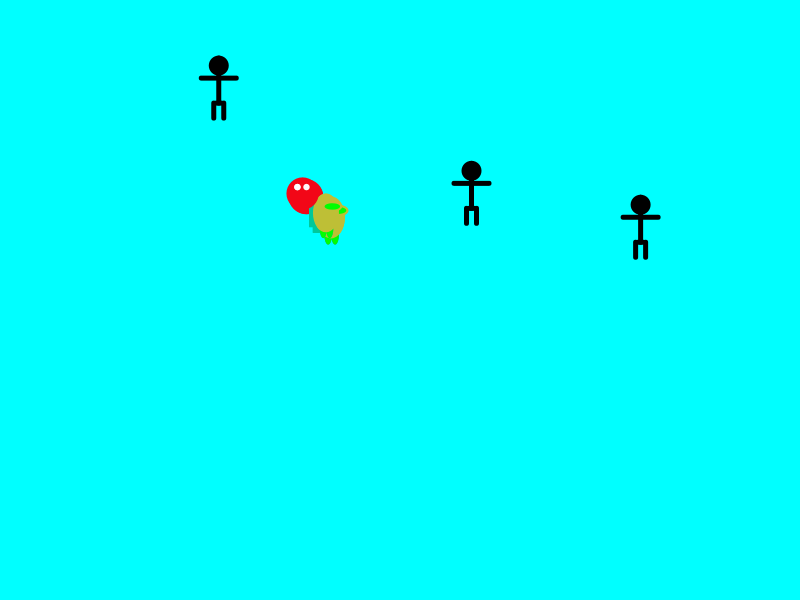
Frame 1 (no input)
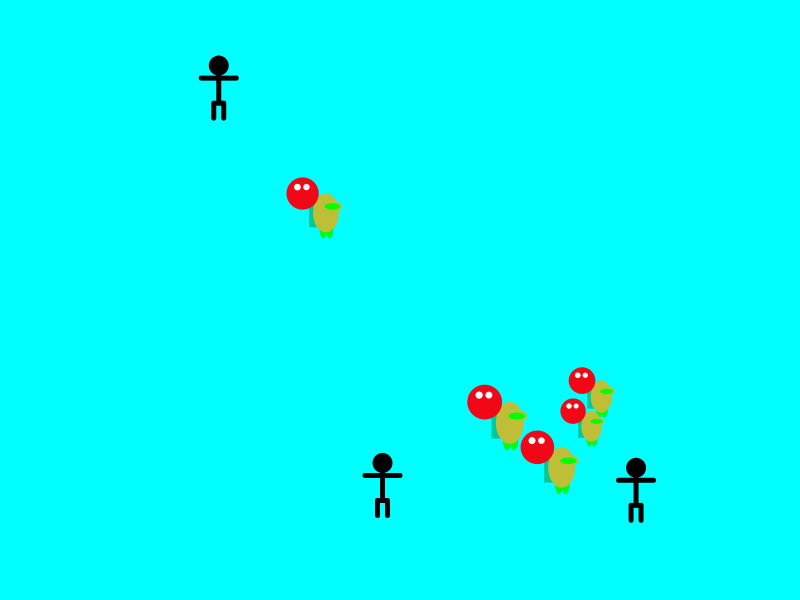
Frame 60 (the mouse pressed at the canvas centre just before this capture)
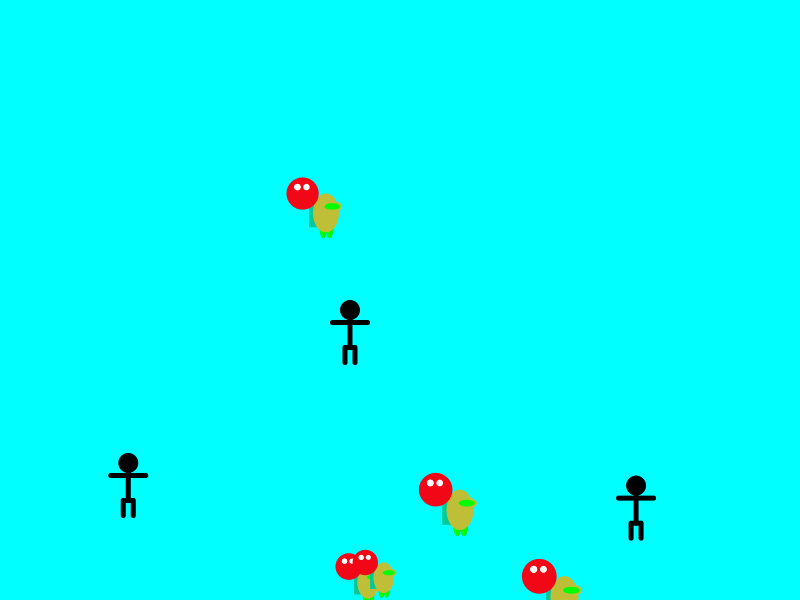
Frame 120 (the mouse held since frame 60 and released just before this capture)

The Processing sketch that drew these frames (run headless with seeded random() and noise(); from frame 60 on, the mouse is pressed at the canvas centre):

// Processing sketch: hw12class2
// ── hw12class2.pde
poleak [] aa;
yang [] yy;
void setup() {
  size(800, 600);
  aa = new poleak[3];
  yy = new yang[5];
  for (int i=0; i<3; i++) aa[i] = new poleak();
  for (int i=0; i<5; i++) yy[i] = new yang(random(1, 2));
}
void draw() {
  background(0, 255, 255);
  for (int i=0; i<2; i++) {// sprint 1
      aa[i].po();
      aa[i].ol();
    }
    for (int i=0; i<4; i++) {// sprint 
      yy[i].chan();
      yy[i].display();
    }
  aa[2].ol();     // sprint 2
  yy[4].display();// sprint 2
}
void mousePressed() { // sprint 2
  aa[2].x = mouseX;
  aa[2].y = mouseY;
}
void keyPressed(){   // sprint 2
  if(key == 'a') yy[4].x -= 5;
  else if(key == 'd') yy[4].x += 5;
  else if(key == 's') yy[4].y += 5;
  else if(key == 'w') yy[4].y -= 5;
}

// ── chanvichea.pde
class yang {
  yang() {
    x = width/2;
    y = height/2;
    d = 20;
    op =0;
    vx = random(3, 5);
    vy = random(3, 5);
    kkk = new kimchar(x+20*d,y-5*d,d*10); // sprint 3
  };
  yang(float dd) {
    d=dd;
    x = 300;
    y = 200;
    op =1;
    vx = random(3, 5);
    vy = random(3, 5);
    kkk = new kimchar(x+20*d,y-5*d,d*10);// sprint 3
  };
  float x, y, d, vx, vy;
  kimchar kkk;// sprint 3
  int op;
  void display() {
    kkk.x = x;// sprint 3
    kkk.y = y;// sprint 3
    kkk.kim();// sprint 3
    fill(#F20717);
    circle(x+2*d, y-5*d, d*25);
    fill(#FFF7F8); //eye
    ellipse(x-2*d, y-10*d, d*5, d*5);
    ellipse(x+5*d, y-10*d, d*5, d*5);
    fill(255);
    ellipse(x-2*d, y-10*d, d*5, d*5);
  }
  void chan() {
    y += vy;
    x += vx;
    if (y > height || y < 0) vy = -vy;
    if (x > height || x < 0) vx = -vx;
  }
}

// ── kimchar.pde
class kimchar {
  kimchar() {
    x = random(width);
    y = random(height);
    d = random(20, 5);
    vx = random(3, 6);
    vy = random(3, 6);
  }
  kimchar(float a, float b, float c) {
    x = a;
    y = b;
    d = c;
    vx = random(3, 6);
    vy = random(3, 6);
  }
  float x, y, d, vx, vy;
  // member functions
  void jar() {
    y += vy;
    x += vx;
    if (y > height || y < 0) vy = -vy;
    if (x > width || x < 0) vx = -vx;
  }
  void kim() {
    strokeWeight(d*0.05);

    fill(#3087D1);

    arc(x+1.8*d, y+2.2*d, d*0.55, d*1.5, 0, PI); //feet

    arc(x+2.3*d, y+2.2*d, d*0.55, d*1.5, 0, PI);

    //feet

    fill(0, 200, 155);

    rect(x+0.7*d, y+0.3*d, d*0.8, d*1.8); //beg

    fill(#BEBF36);

    ellipse(x+2*d, y+1*d, d*2, d*3);

    // body

    ellipse(x+2.5*d, y+0.5*d, d*1.5, d*0.8); //eye

    fill(0, 255, 0);

    ellipse(x+2.5*d, y+0.5*d, d*1.2, d*0.5); //glasses

    //eye


    arc(x+1.8*d, y+2.2*d, d*0.55, d*1.5, 0, PI); //feet

    arc(x+2.3*d, y+2.2*d, d*0.55, d*1.5, 0, PI);

    //feet

    fill(0, 200, 155);

    rect(x+0.7*d, y+0.3*d, d*0.8, d*1.8); //beg

    fill(#BEBF36);

    ellipse(x+2*d, y+1*d, d*2, d*3);

    // body

    ellipse(x+2.5*d, y+0.5*d, d*1.5, d*0.8); //eye

    fill(0, 255, 0);

    ellipse(x+2.5*d, y+0.5*d, d*1.2, d*0.5); //glasses

    //eye
  }
}// end of class

// ── poleakOl.pde

class poleak {
  poleak() {
    x = random(width);
    y = random(height);
    d = random(5, 5);
    vy = random(4, 5);
    vx = random(4, 5);
  }
  poleak(float a, float b, float c) {
    x = a;
    y = b;
    d = c;
    vy = random(4, 5);
    vx = random(4, 5);
  }
  float x, y, d, vy, vx;
  void po() {
    x += vx;
    y += vy;
    if (x> height || x<0) vx =- vx;
    if (y> height || y<0) vy =- vy;
  }
  void ol() {
    noStroke();
    fill(0);
    //head
    circle(x-10*d, y+2*d, d*4);      //circle(100,120,40);
    //body
    rect(x-10.5*d, y, d*1, d*10, d*2);  //rect(95,100,10,100,20);
    //hand
    rect(x-14*d, y+4*d, d*8, d*1, d*2);   //rect(60,140,80,10,20);
    //feet
    rect(x-11*d, y+9*d, d*2, d*1, d*2);   //rect(90,190,20,10,20);
    rect(x-11.5*d, y+9*d, d*1, d*4, d*2);   //rect(85,190,10,40,20);
    rect(x-9.5*d, y+9*d, d*1, d*4, d*2);  //rect(105,190,10,40,20);
  }
}
